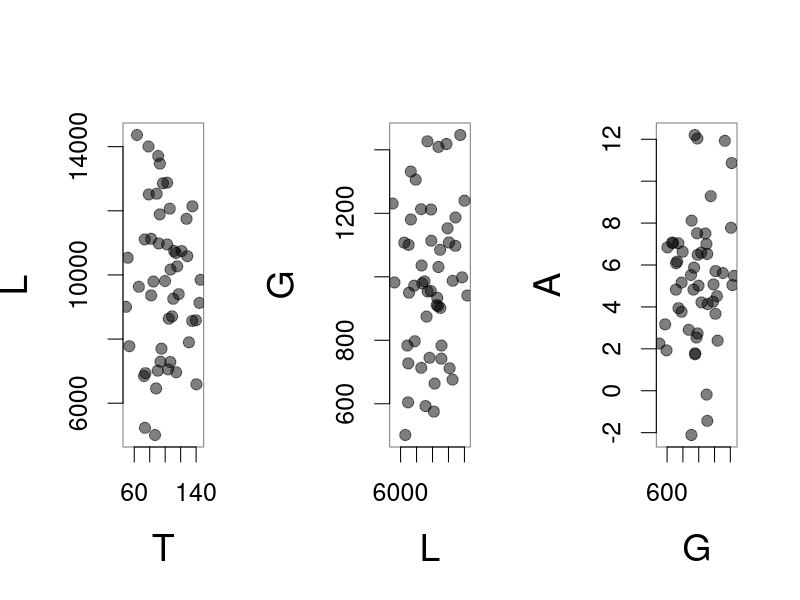
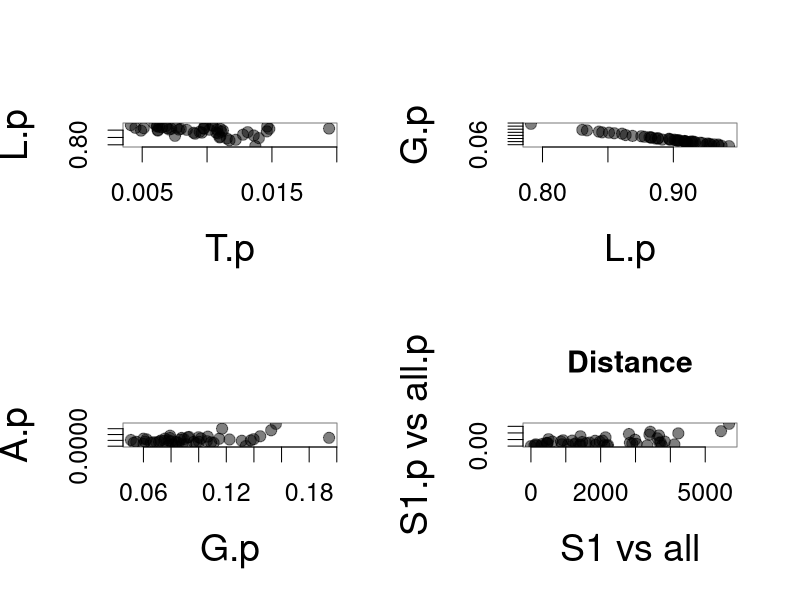
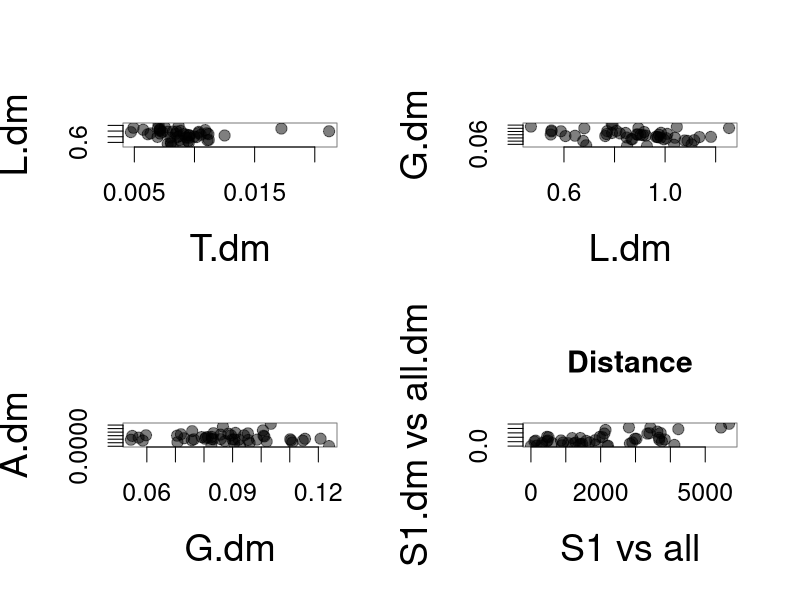

Source code (R) for these figures, in order:
## ---- chunk 1
set.seed(13)
T <- rnorm(50, mean=100, sd=25)
L <- rnorm(50, mean=10000, sd=2500)
G <- rnorm(50, mean=1000, sd=250)
A <- rnorm(50, mean=5, sd=2.5)
ran.dat <- cbind(T,L,G,A)
ran.dat[ran.dat <=0 ] <- 0.1

dist.ran.dat <- as.matrix(dist(
    ran.dat, method="euclidian"))

par(mfrow=c(1,3), pch=19, col=rgb(0,0,0,0.5),
    cex=1.5, cex.lab=1.5)

plot(T,L)
plot(L,G)
plot(G,A)


## ---- chunk 2

ran.dat.prop <- t(apply(ran.dat, 1,
    function(x) x/sum(x)))

dist.ran.dat.prop <- as.matrix(dist(
    ran.dat.prop, method="euclidian"))

par(mfrow=c(2,2), pch=19, col=rgb(0,0,0,0.5),
    cex=1.5, cex.lab=1.5)

plot(ran.dat.prop[,"T"],ran.dat.prop[,"L"],
    xlab="T.p", ylab="L.p")
plot(ran.dat.prop[,"L"],ran.dat.prop[,"G"],
    xlab="L.p", ylab="G.p")
plot(ran.dat.prop[,"G"],ran.dat.prop[,"A"],
    xlab="G.p", ylab="A.p")
plot(dist.ran.dat[1,], dist.ran.dat.prop[1,],
    xlab="S1 vs all", ylab="S1.p vs all.p",
    main="Distance")

## ---- chunk 3
# gives the same answer as DESeq estimateSizeFactors
# DESeq normalization method
# from https://github.com/hbc/knowledgebase/wiki/Count-normalization-methods
des.norm <- function(data){ # x is a matrix with samples by column
	# calculate the feature-wise geometric mean
	G <- apply(data, 1, function(x) exp(mean(log(x)))  )
	# calculate the ratio between G and all features
	rat <- apply(data, 2, function(x) x/G)
	# get the median ratio per sample
	norm <- apply(rat, 2, median)

	# scale each read by the median ratio per sample
	norm.counts <- t(apply(data, 1, function(x) x/norm))
	return(norm.counts)
}
## ---- chunk 4

ran.dat.DM <- t(des.norm(t(ran.dat.prop)))
dist.ran.dat.DM <- as.matrix(dist(
    ran.dat.DM, method="euclidian"))

par(mfrow=c(2,2), pch=19, col=rgb(0,0,0,0.5),
    cex=1.5, cex.lab=1.5)

plot(ran.dat.DM[,"T"],ran.dat.DM[,"L"],
    xlab="T.dm", ylab="L.dm")
plot(ran.dat.DM[,"L"],ran.dat.DM[,"G"],
    xlab="L.dm", ylab="G.dm")
plot(ran.dat.DM[,"G"],ran.dat.DM[,"A"],
    xlab="G.dm", ylab="A.dm")
plot(dist.ran.dat[1,], dist.ran.dat.DM[1,],
    xlab="S1 vs all", ylab="S1.dm vs all.dm",
    main="Distance")
